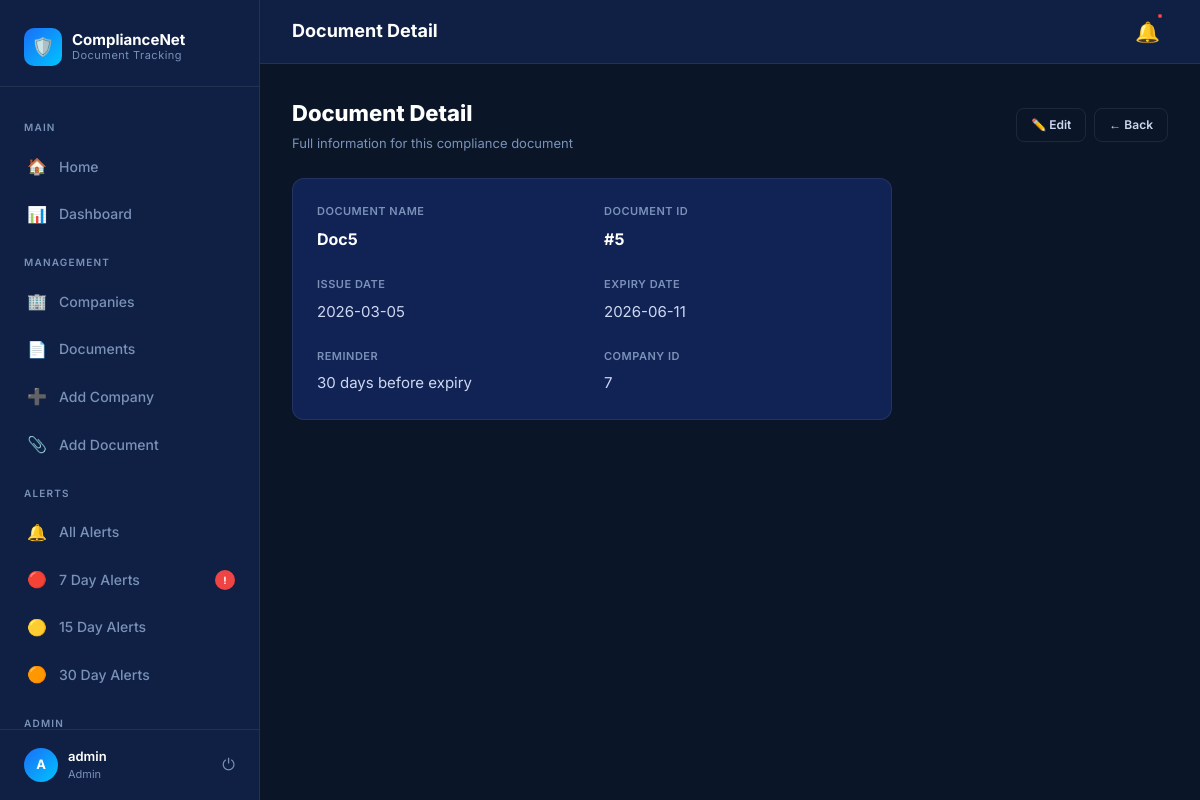
Screenshot of /view-document/5 (signed in) with the database file from the repository.
### tables this page shows
CREATE TABLE documents (
    id INTEGER PRIMARY KEY AUTOINCREMENT,
    company_id INTEGER,
    document_name TEXT,
    issue_date TEXT,
    expiry_date TEXT,
    reminder_days INTEGER,
    FOREIGN KEY(company_id) REFERENCES companies(id)
);

### app.py (the view)
@app.route('/view-document/<int:id>')
def view_document(id):
    conn = sqlite3.connect('company.db')
    conn.row_factory = sqlite3.Row
    document = conn.execute(
        'SELECT * FROM documents WHERE id = ?',
        (id,)
    ).fetchone()
    conn.close()
    return render_template(
        'view_document.html',
        document=document
    )

### templates/view_document.html (shortened to what this page needs)
{% extends 'base.html' %}
{% block topbar_title %}Document Detail{% endblock %}
{% block content %}
<div class="page-header">
  <div>
    <h1>Document Detail</h1>
    <p>Full information for this compliance document</p>
  </div>
  <div style="display:flex;gap:8px">
    {% if session.get('role') == 'admin' %}
    <a href="/edit-document/{{ document.id }}" class="btn btn-outline btn-sm">✏️ Edit</a>
    {% endif %}
    <a href="/documents" class="btn btn-outline btn-sm">← Back</a>
  </div>
</div>
<div class="card" style="max-width:600px">
  <div style="display:grid;grid-template-columns:1fr 1fr;gap:24px">
    <div>
      <div style="font-size:11px;font-weight:600;color:var(--muted);text-transform:uppercase;letter-spacing:0.5px;margin-bottom:6px">Document Name</div>
      <div style="font-size:16px;font-weight:700;color:var(--white)">{{ document.document_name }}</div>
    </div>
    <div>
      <div style="font-size:11px;font-weight:600;color:var(--muted);text-transform:uppercase;letter-spacing:0.5px;margin-bottom:6px">Document ID</div>
      <div style="font-size:16px;font-weight:700;color:var(--white)">#{{ document.id }}</div>
    </div>
    <div>
      <div style="font-size:11px;font-weight:600;color:var(--muted);text-transform:uppercase;letter-spacing:0.5px;margin-bottom:6px">Issue Date</div>
      <div style="font-size:15px;color:var(--text)">{{ document.issue_date or '—' }}</div>
    </div>
    <div>
      <div style="font-size:11px;font-weight:600;color:var(--muted);text-transform:uppercase;letter-spacing:0.5px;margin-bottom:6px">Expiry Date</div>
      <div style="font-size:15px;color:var(--text)">{{ document.expiry_date }}</div>
    </div>
    <div>
      <div style="font-size:11px;font-weight:600;color:var(--muted);text-transform:uppercase;letter-spacing:0.5px;margin-bottom:6px">Reminder</div>
      <div style="font-size:15px;color:var(--text)">{{ document.reminder_days }} days before expiry</div>
    </div>
    <div>
      <div style="font-size:11px;font-weight:600;color:var(--muted);text-transform:uppercase;letter-spacing:0.5px;margin-bottom:6px">Company ID</div>
      <div style="font-size:15px;color:var(--text)">{{ document.company_id }}</div>
    </div>
  </div>
</div>
{% endblock %}

### templates/base.html (style rules this page uses)
*, *::before, *::after { box-sizing: border-box; margin: 0; padding: 0; }
:root { --navy: #0a1628; --navy-mid: #0f2044; --navy-card: #112255; --navy-light:#1a3066; --blue: #1a6ef7; --blue-light:#3d8ef8; --blue-glow: rgba(26,110,247,0.18); --cyan: #00c4ff; --white: #ffffff; --text: #cdd8f0; --muted: #7a91b8; --border: rgba(255,255,255,0.08); --red: #ef4444; --yellow: #f59e0b; --green: #10b981; --radius: 12px; --radius-sm: 8px; --shadow: 0 4px 24px rgba(0,0,0,0.4); }
html, body { height: 100%; font-family: 'Inter', sans-serif; background: var(--navy); color: var(--white); line-height: 1.6; }
a { color: inherit; text-decoration: none; }
.card { background: var(--navy-card); border: 1px solid var(--border); border-radius: var(--radius); padding: 24px; }
.btn { display: inline-flex; align-items: center; gap: 8px; padding: 10px 20px; font-size: 14px; font-weight: 600; border-radius: var(--radius-sm); border: none; cursor: pointer; transition: all 0.2s; white-space: nowrap; }
.btn-outline { background: transparent; border: 1px solid var(--border); color: var(--text); }
.btn-sm { padding: 6px 14px; font-size: 12px; }
.page-header { display: flex; align-items: center; justify-content: space-between; margin-bottom: 24px; }
.page-header h1 { font-size: 22px; font-weight: 800; color: var(--white); }
.page-header p { font-size: 13px; color: var(--muted); margin-top: 2px; }

### rows the page displays
documents: document_name "Doc5", id "5", issue_date "2026-03-05", expiry_date "2026-06-11", reminder_days "30", company_id "7"

### other values shown
{{ session.get('username', 'U')[0]|upper }} "A"
{{ session.get('username', 'User') }} "admin"
{{ session.get('role', 'staff') }} "Admin"
